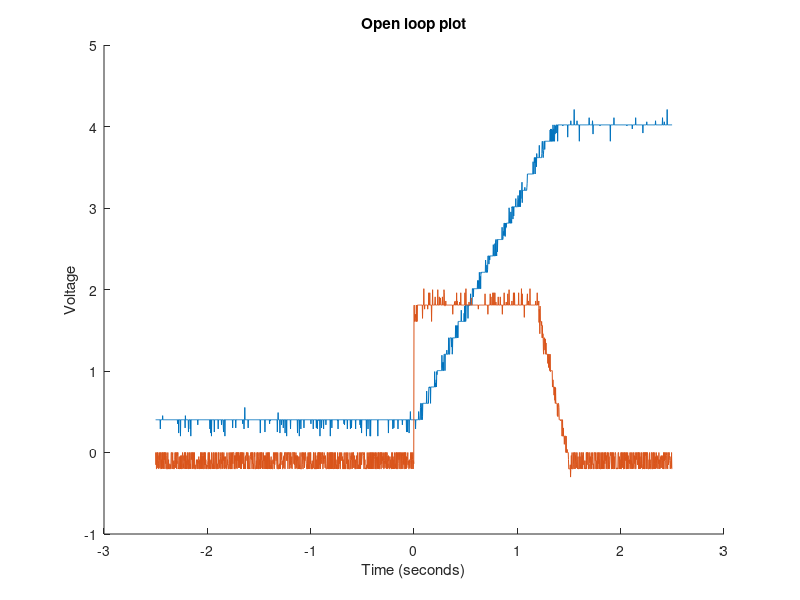

Here is the MATLAB script that generated this plot:
data = csvread('openloop_1(1).csv', 2,0);

figure(1)
title('Open loop plot');
xlabel('Time (seconds)');
ylabel('Voltage');
hold on
plot(data(:,1) , data(:,2) );
plot(data(:,1) , data(:,3) );
hold off